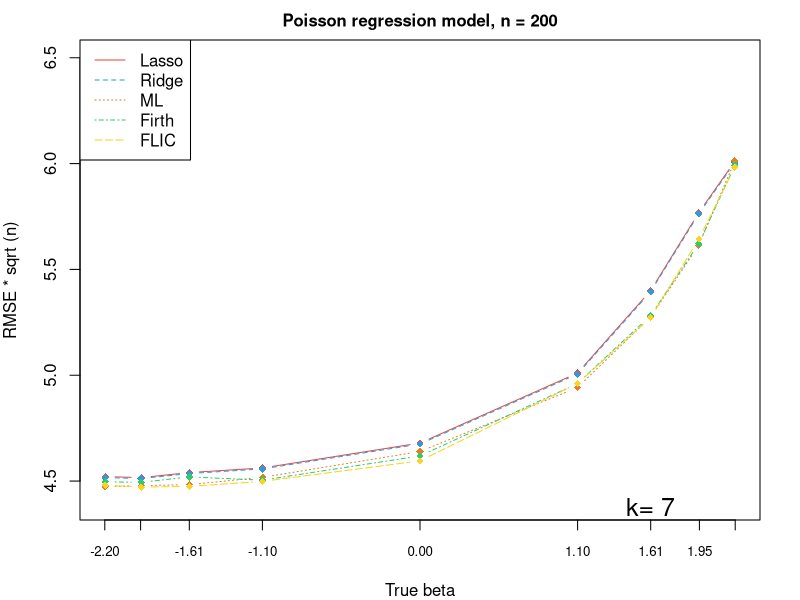
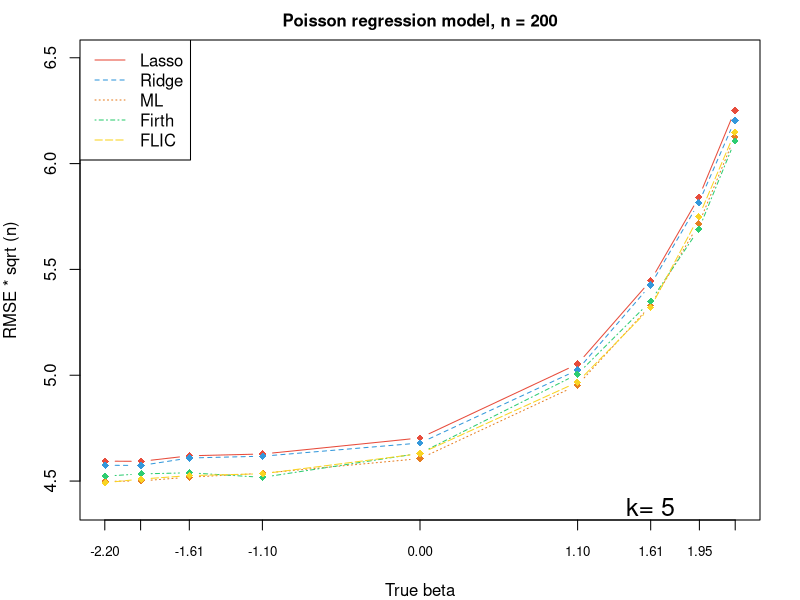
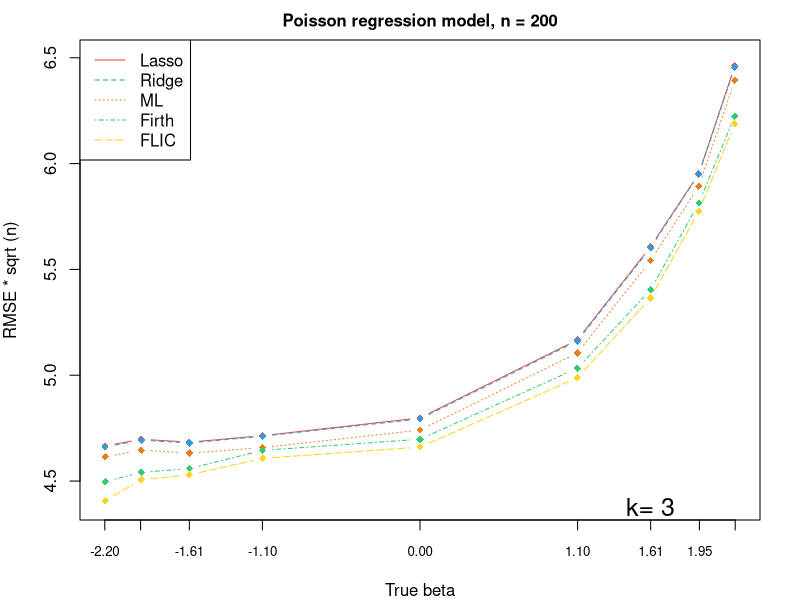
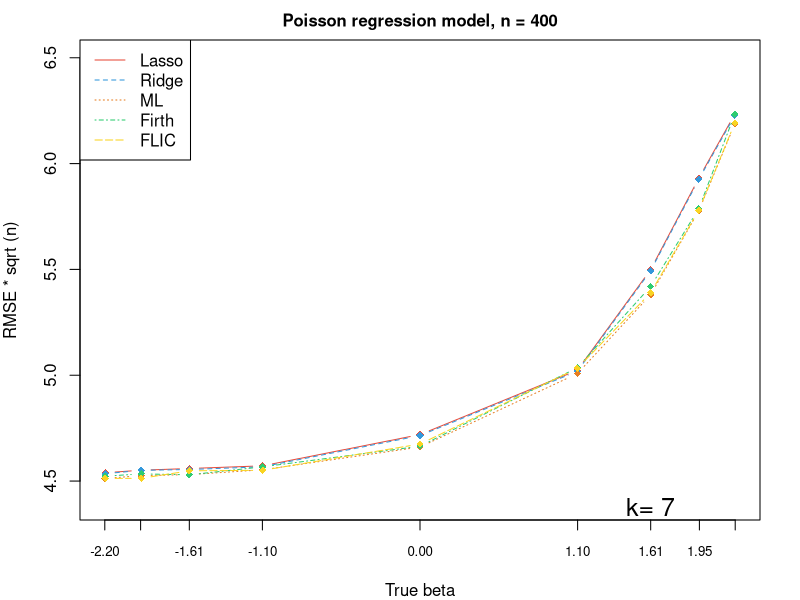
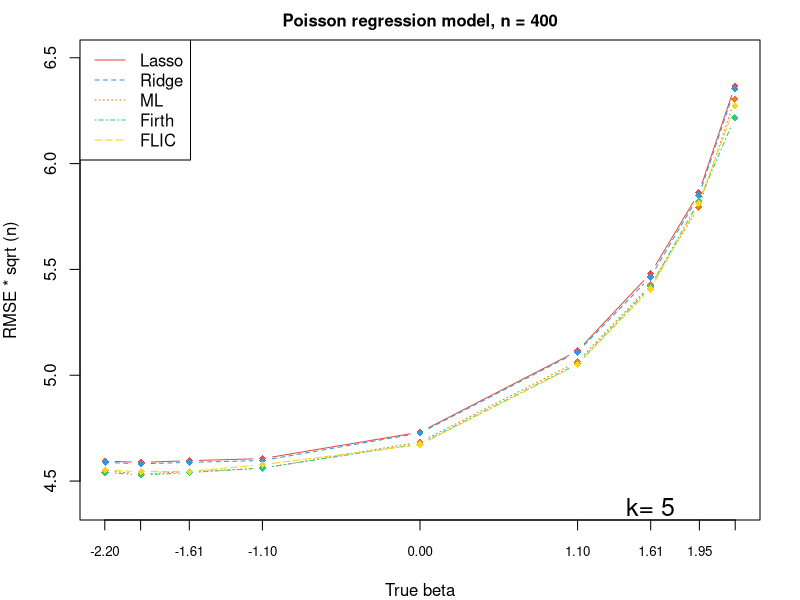
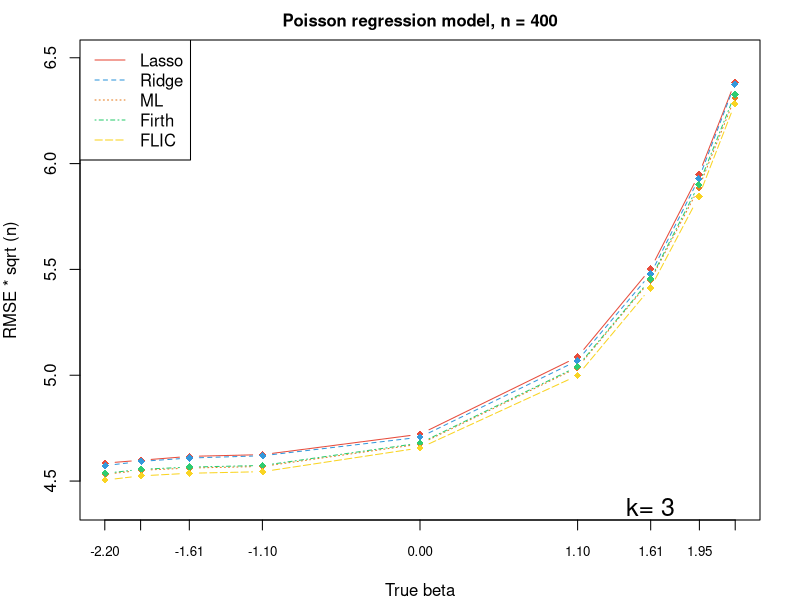
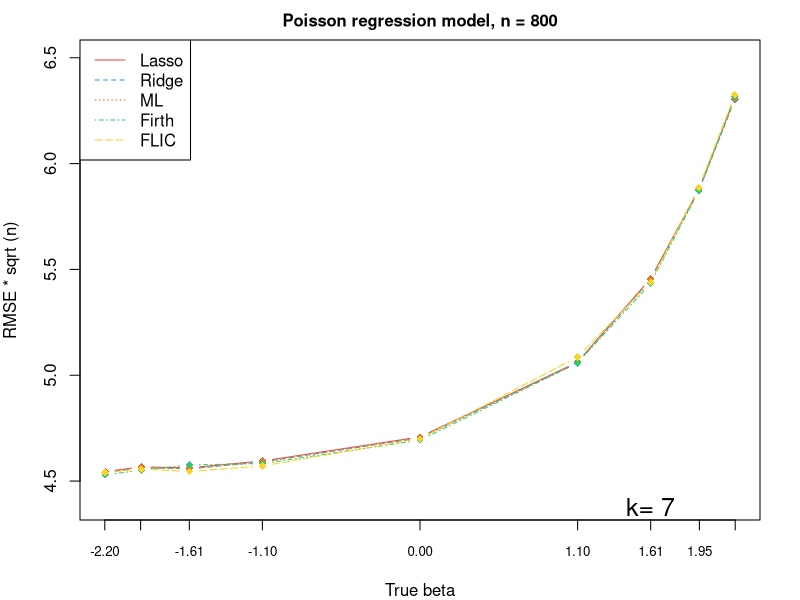
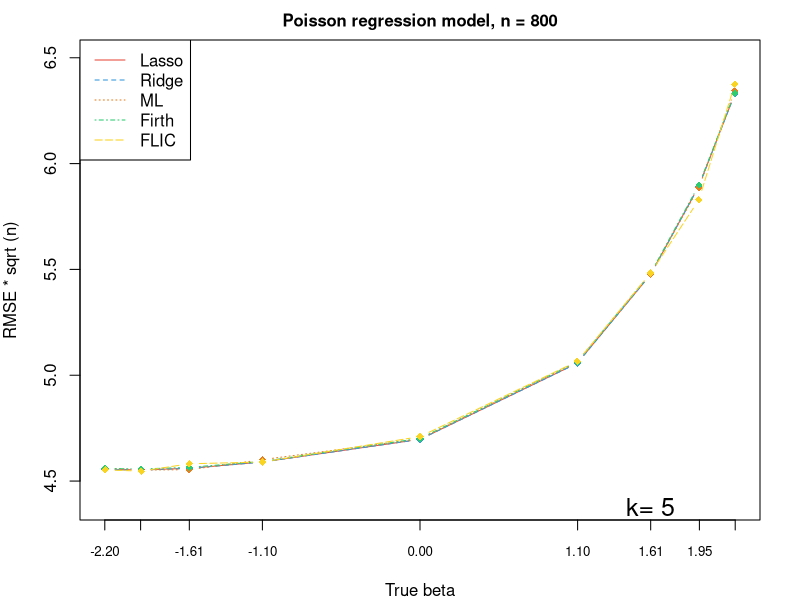

Source code (R) for these figures, in order:
#k=7

#n=200,k=7

pred_lasso.k_7_n_200<-c(0.452087380554416,0.451637565499536,0.454013443520544,0.456192607454019,0.467969982241486,
                        0.501011178682582,0.539950257284081,0.576830743980786,0.601081703848461  )

pred_ridge.k_7_n_200<-c(0.451635292174862, 0.451186927929036, 0.453569430111923, 0.455736414846565, 
                        0.467501012259244, 0.500510167504899, 0.539411306026797, 0.576254912240806, 0.600480622144612

)

pred_ml.k_7_n_200<-c(0.447361640088362,0.447818576230807,0.448330887972886,0.451758991257377,
                     0.46397031776296,0.494186613245632,0.527492351024055,0.561461407425449,0.601277836365146 
)
pred_firth.k_7_n_200<-c(0.449632312455279,0.449397031415246,0.451955679211632,0.450435166063741,
                        0.461881308186883,0.496051166237086,0.52824308692567,0.562193765053897,0.599141073627402 )
pred_flic.k_7_n_200<-c(0.448048944650458,0.44716307747544,0.447483225307263,0.449848923999998,
                       0.459560572040678,0.49602524073669,0.527245443369767,0.564352837815708,0.598344685946744 )

#n=400,k=7

pred_lasso.k_7_n_400<-c(0.453927594792561,0.45512487642474,0.455923849196829,
                        0.457197426877235,0.471962637652534,0.502370686196894,0.549880953774302,0.593122052098798,
                        0.623398592437197)

pred_ridge.k_7_n_400<-c(0.453473667197769, 0.455064975154832, 0.455468925346633, 0.456741229448358,
                        0.471490674014881, 0.501867315510697, 0.549330072820527, 0.592528929046700, 0.622775193844760
)

pred_ml.k_7_n_400<-c(0.451216896438437,0.452583925863382,0.453041047770723,0.455329057183939,
                     0.466082353349337,0.500780202121131,0.538014595228603,0.577672109623103,0.618768128719681 
)

pred_firth.k_7_n_400<-c(0.452315546546589,0.453378990333705,0.452961788388037,0.456711283806633,0.466467851454091,
                        0.503557749473434,0.541912863902433,0.578722071971741,0.623380206039506 )

pred_flic.k_7_n_400<-c(0.451267589205723,0.451287496907413,0.454851941247963,0.45507370113742,
                       0.467502935088389,0.503297197438225,0.538942193040907,0.577955922425572,0.61921285993695 
                       )

#n=800,k=7

pred_lasso.k_7_n_800<-c(0.454482041891730, 0.456720629199660, 0.456261451035324, 0.459507337788682, 
                        0.470855906043256, 0.506188704644195, 0.545718661989855, 0.587792530715063, 0.630919960101971
)

pred_ridge.k_7_n_800<-c(0.454027559849839, 0.456263908569461, 0.455806189584288, 0.459047830349893, 
                        0.470384050996213, 0.505882515939550, 0.545173943328865, 0.587204737184347, 0.630288040140870
)

pred_ml.k_7_n_800<-c(0.45402801287985,0.456264364834825,0.455779672362962,0.459048289496186,0.470385521386869,
                     0.505687017628567,0.545166494627227,0.587196334380683,0.630584376724245 )

pred_firth.k_7_n_800<-c(0.452927056073762,0.455134533218127,0.457589081506251,0.458279522937002,
                        0.469334779965455,0.505712478001282,0.543360412191387,0.587125346966574,0.631542972704358 
)
pred_flic.k_7_n_800<-c(0.454020418067841,0.455667965091491,0.45451874865188,0.457170135365773,
                       0.469981728488197,0.508581198533453,0.543963171993641,0.588620285887686,0.632534954005357 )

#k=5

#n=200,k=5

pred_lasso.k_5_n_200<-c(0.459404438231712, 0.459319435132229, 0.461935418572277, 0.462786407753522, 0.470365690180247, 0.50525004261698, 0.54465567620278, 0.584045706968791, 0.625064611032615


)

pred_ridge.k_5_n_200<-c(0.457464764156106, 0.457381523419609, 0.460900622656178, 
                        0.461744689199458, 0.467976411830183, 0.502434967682055, 
                        0.542690831961229, 0.581484568723599, 0.62038201943104

)

pred_ml.k_5_n_200<-c(0.449857306373603,0.450071988170992,0.451843366897634,0.453668678329107,
                     0.46061238131678,0.495294620739127,0.53294252249954,0.571547609125371,0.612748369799641)

pred_firth.k_5_n_200<-c(0.452344309697737,0.453384364043803,0.45391325962849,0.451763207415677,
                        0.46312297163937,0.500489871794791,0.534996658612387,0.568979063424255,0.610702790243939 
 )

pred_flic.k_5_n_200<-c(0.449227281263417,0.450933575377786,0.452581026783316,0.453441401591977,
                       0.462952122340438,0.496698031913584,0.532009928879875,0.574908584640325,0.614734293359673  )

#n=400,k=5

pred_lasso.k_5_n_400<-c(0.459446999653514, 0.458813213063245, 0.45963976453425, 0.460612184812282, 
                        0.47312552737596, 0.511468677704676, 0.548119407473745, 0.586137853360128, 0.636662327976478
)

pred_ridge.k_5_n_400<-c(0.458804103638160, 0.458126346670481, 0.458842367498758,
                        0.459714446363575, 0.47267882139923, 0.510904777342801,
                        0.546451344236390, 0.584803996313588, 0.635324619425165
)

pred_ml.k_5_n_400<-c(0.454897029359915,0.45328040897351,0.454494816371535,0.456052658229982,
                     0.468441116213822,0.506404631390768,0.542692482647272,0.579344409267355,0.63035874057077 )


pred_firth.k_5_n_400<-c(0.454077272231765,0.45284440318025,0.453981706496189,0.456179693051074,
                        0.467611809581902,0.505352714006175,0.541773910002204,0.582189522723514,0.621665961754663 
 )

pred_flic.k_5_n_400<-c(0.455199942208218,0.454396301267361,0.454585478818323,0.457765417487549,
                       0.467183646723238,0.50500688512592,0.540705275816365,0.581194522728092,0.627205001996  )

#n=800, k=5

pred_lasso.k_5_n_800<-c(0.455484013720396, 0.455269336152564, 0.456026394319257,
                        0.459025388368796, 0.469711375187672, 0.505751918899701,
                        0.547634094237148, 0.589311841124862, 0.633001779627860
)

pred_ridge.k_5_n_800<-c(0.455431488346628, 0.455217094816671, 0.455974493386325, 
                        0.458974489975246, 0.469660317452553, 0.505676893305814, 
                        0.547566460650812, 0.589247929602659, 0.632938011011678
)

pred_ml.k_5_n_800<-c(0.456110591036207,0.455198790854804,0.455373196214119,0.460129916839527,
                     0.469949566709822,0.506440714292793,0.54784049288001,0.588671864811533,0.63448903400711) 

pred_firth.k_5_n_800<-c(0.455940954675071,0.455723059211776,0.456483878198455,
                        0.459284673041837,0.470181556744417,0.506257176277979,0.548182182420569,0.589900741865728,0.633305084712573  )

pred_flic.k_5_n_800<-c(0.455295523009723,0.454696950953249,0.458171386877488,0.458986972967409,
                       0.471002053587168,0.506590808473072,0.548255513280206,0.582835927111602,0.637501527555548  )


## k=3

#n=200,k=3 

pred_lasso.k_3_n_200<-c(0.4665768530313198, 0.46976415262218795, 0.46836519238893263, 
                        0.4714608180527485, 0.47985090874901335, 0.5167046925048625, 
                        0.5607888456759628, 0.5952166343301156, 0.646204220552962
                        
)


pred_ridge.k_3_n_200<-c(0.4661102761782888, 0.4692943884695658, 0.4679968261965437, 
                        0.4711953572346957, 0.47937005783926336, 0.5161879878073579, 
                        0.560227056170286, 0.5949874179957845, 0.645558016332409
                        
)

pred_ml.k_3_n_200<-c(0.461460873151851,0.464637186632688,0.463197698310827,0.465784452651531,
                     0.474088217968383,0.510541768616889,0.554208402687802,0.589317939137533,0.639419889846934 
)

pred_firth.k_3_n_200<-c(0.449757899248992,0.454104145254933,0.455913220822515,0.46449757899363608,
                        0.469748682293765,0.503345786145231,0.540376989406729,0.581364307688869,0.622397058022248 )

pred_flic.k_3_n_200<-c(0.4407551006466632, 0.45060993909688064, 0.4529479723829268, 
                       0.4607551006393628, 0.4660317790444807, 0.4988196540973182,
                       0.5364513287866706, 0.5775484902065953, 0.6188050454775677
)


#n=400,k=3

pred_lasso.k_3_n_400<-c(0.4584773584953291, 0.4598486501464241, 0.46166044077616404,
                        0.46248439166517006, 0.47214276926740585, 0.5085851547793837,
                        0.5502586902869229, 0.5948308756407463, 0.6383379909156452
                        
                        
)


pred_ridge.k_3_n_400<-c(0.4572952856934162, 0.4593074328861536, 0.4608892283121562,
                        0.46195007205732925, 0.47072315139873636, 0.5068895485114978,
                        0.5478205743198185, 0.5928376310959617, 0.6375008675418766
                        
)


pred_ml.k_3_n_400<-c(0.4531954044508217, 0.455097673412301, 0.45614301066946926,
                     0.4569092986783873, 0.4674680685825808, 0.5035506482964196,
                     0.5449095943434871, 0.5884464115254925, 0.6310267236788573
)

pred_firth.k_3_n_400<-c(0.453649053503325,0.45555322663894,0.456600611280749,0.457367666345733,
                        0.467936004587168,0.50405470300042,0.545454049393881,0.590046456982475,0.63265938276262 )

pred_flic.k_3_n_400<-c(0.4504941564738697, 0.45246026037034606, 0.4536871806207322, 
                       0.4544331610190627, 0.4656508145705724, 0.4998328122077226, 
                       0.5412825362160011, 0.5844354487570914, 0.6282245088645574
)



#n=800,k=3
pred_lasso.k_3_n_800<-c(0.459259649127295, 0.459302625295289, 0.461053455313152, 0.463181473748966, 
                        0.475180008457303, 0.511589936704196, 0.552248594917957, 0.599263375593002, 0.645366174154899
 )

pred_ridge.k_3_n_800<-c(0.45903116173967, 0.459074116526486, 0.460824075484638, 0.462951035204812,
                        0.474943600492897, 0.511335414347627, 0.551973844373222, 0.59896523461012, 0.645045096456315
)

pred_ml.k_3_n_800<-c(0.457431750026291, 0.45747455514486, 0.45921841668504, 0.461337965395736,
                     0.47328874474205, 0.509553757851642, 0.550050590560075, 0.596878247729945, 0.642797552566223
)

pred_firth.k_3_n_800<-c(0.45697477525104,0.457017537607253,0.458759657028012,0.460877088307429,
                        0.472815928813237,0.509044713138504,0.549501089470604,0.596281965764181,0.642155397169054 )

pred_flic.k_3_n_800<-c(0.4546006053750936, 0.4546994435725464, 0.4560124230716132, 
                       0.4582257861511034, 0.4700961991577542, 0.5068789931544737,
                       0.546961444054306, 0.5947773280857153, 0.6384816635955369
)


par(mfrow=c(3,3))
par(mar=c(2, 2, 2, 2))
op <- par(cex = 1)
margin <- c(5, 4, 4, 2)

x <- c(-log(9), -log(7), -log(5), -log(3), 0, log(3), log(5), log(7), log(9))

ridge_color<-"#E74C3C"
lasso_color<-"#3498DB"
ml_color<-"#E67E22"
firth_color<-"#2ECC71"
flic_color<-"#F9D423"

# Define line styles and colors
line_styles <- c(1, 2, 3, 4, 5)  # Different line styles
line_colors <- c("#E74C3C", "#3498DB", "#E67E22", "#2ECC71", "#F9D423")  # Different line colors

# Load necessary libraries
library(grDevices)
# Define k values
k_values <- c(7, 5, 3)

# Define n values
n_values <- c(200, 400, 800)


# Define n values
n_values <- c(200, 400, 800)

# y_limits <- list(
#      k1_n1 = c(0, 80),
#      k1_n2 = c(0, 30),
#      k1_n3 = c(0, 40),
#      k2_n1 = c(0, 80),
#      k2_n2 = c(0, 20),
#      k2_n3 = c(0, 70),
#      k3_n1 = c(0, 80),
#      k3_n2 = c(0, 80),
#      k3_n3 = c(0, 80)
# )

# Define k values
k_values <- c(7, 5, 3)

# Define n values
n_values <- c(200, 400, 800)

# Loop over n values
for (n in n_values) {
     # Create a new plot for each n value
     par(mfrow=c(1,1))
     par(mar=c(4, 4, 2, 2))
     
     # Loop over k values
     for (k in k_values) {
          # Create variable names
          var_prefix <- paste("k", k, "n", n, sep = "_")
          
          # Load data
          lasso <- get(paste("pred_lasso", var_prefix, sep = ".")) * 10
          ridge <- get(paste("pred_ridge", var_prefix, sep = ".")) * 10
          ml <- get(paste("pred_ml", var_prefix, sep = ".")) * 10
          firth <- get(paste("pred_firth", var_prefix, sep = ".")) * 10
          flic <- get(paste("pred_flic", var_prefix, sep = ".")) * 10
          
          # Plot
          plot(x, lasso, xaxt = 'n',
               type = "b", col = line_colors[1], pch = 18, lty = line_styles[1],
               ylab = "RMSE * sqrt (n)", xlab = "True beta",
               # ylim = y_limits[[paste("k", k, "_n", n, sep = "")]],
               ylim = c(4.4,6.5),
               main = paste("Poisson regression model, n =", n), cex.main = 1)
          axis(side = 1, at = round(x, 2), labels = TRUE, cex.axis = 0.8)
          lines(x, ridge, type = "b", col = line_colors[2], pch = 18, lty = line_styles[2])
          lines(x, ml, type = "b", col = line_colors[3], pch = 18, lty = line_styles[3])
          lines(x, firth, type = "b", col = line_colors[4], pch = 18, lty = line_styles[4])
          lines(x, flic, type = "b", col = line_colors[5], pch = 18, lty = line_styles[5])
          legend("topleft", legend = c("Lasso", "Ridge", "ML", "Firth", "FLIC"),
                 col = line_colors, lty = line_styles, cex = 1)
          
          # Add k value in the bottom left corner
          mtext(paste("k=", k), side = 1, at = log(5), line = -1, cex = 1.5)
          
         
     }
}



